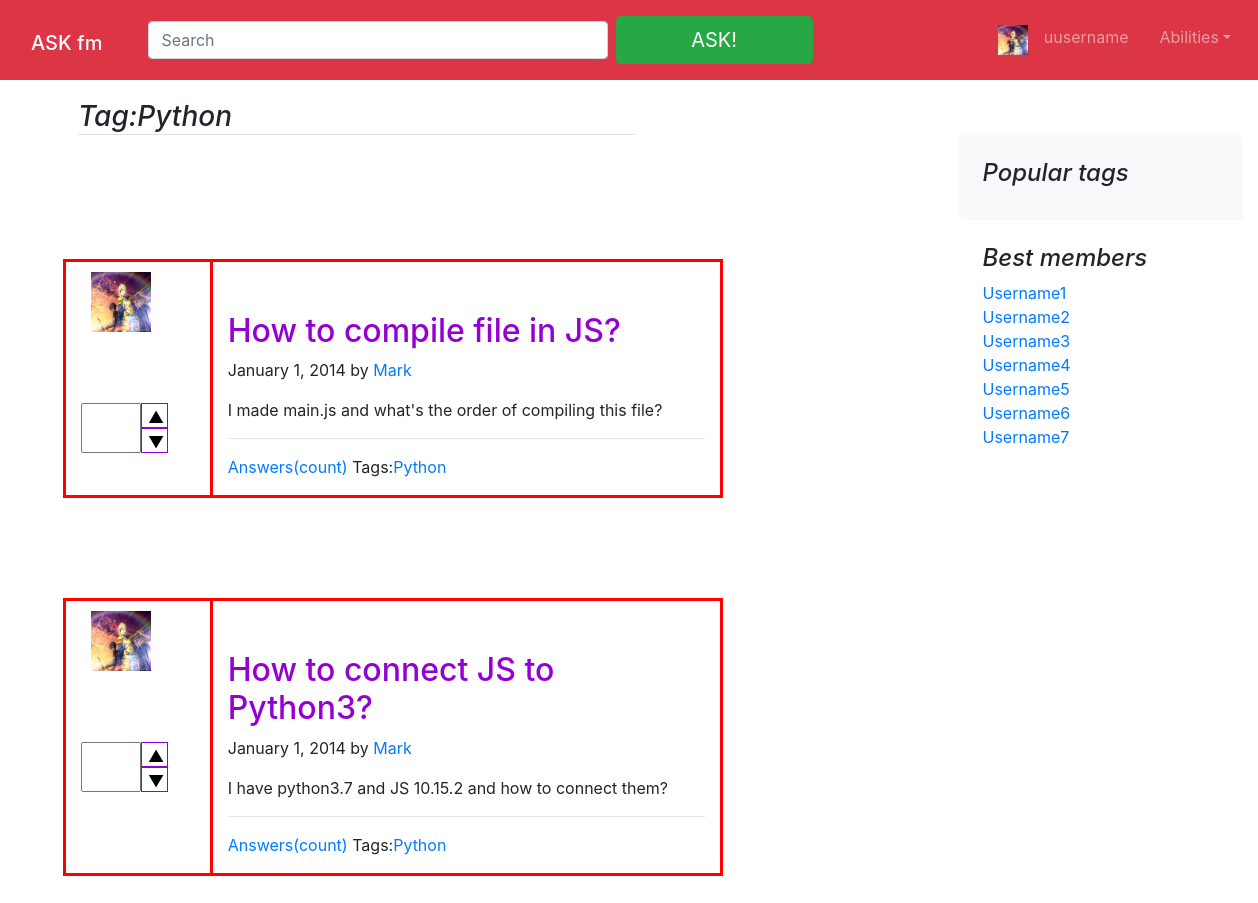
Before: /tag/Python/ with the older database file.
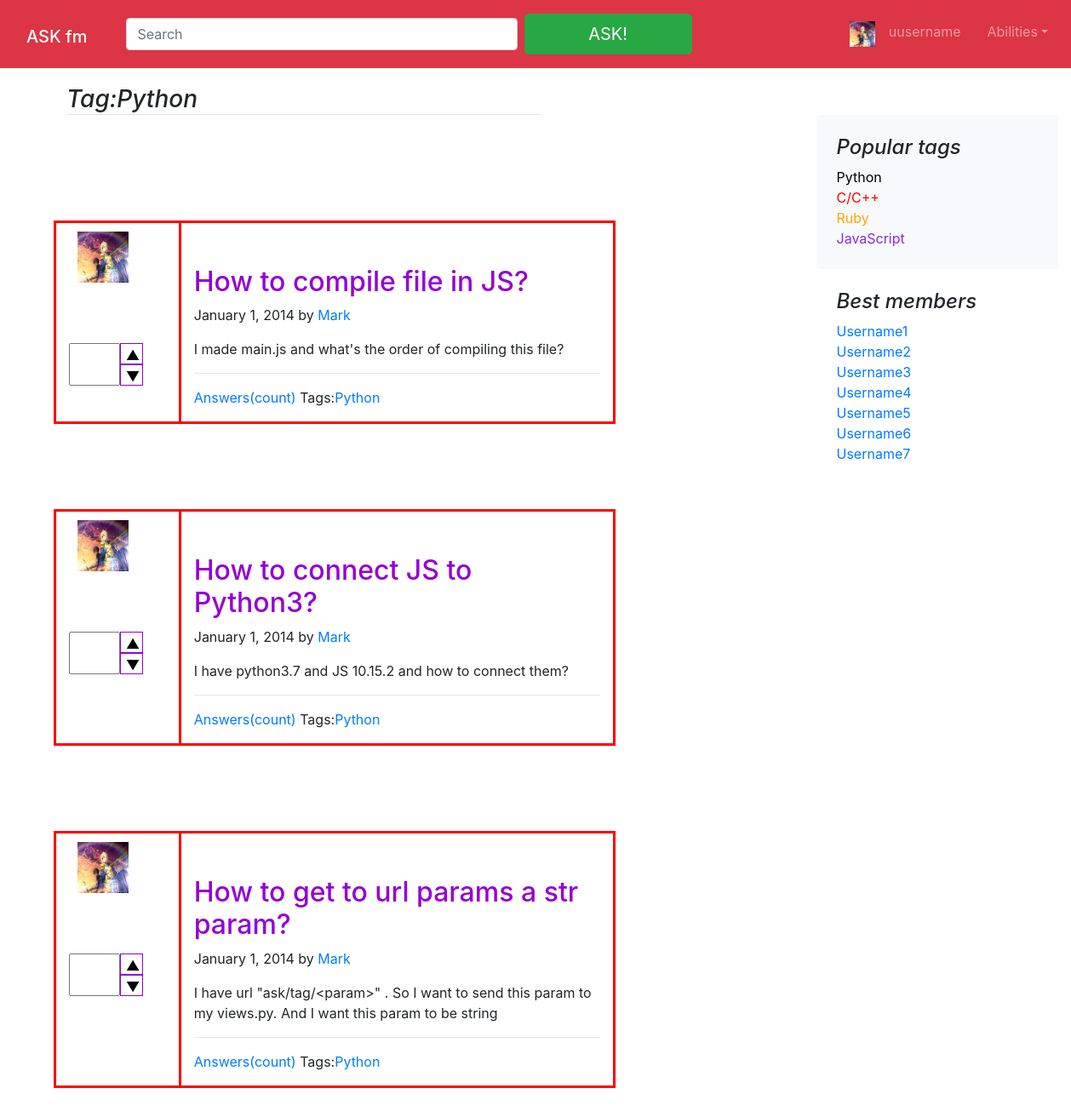
After: the same page with the newer database file.
### ask/models.py (models this page shows, shortened)
class Question(models.Model):
    title = models.CharField(max_length=255)
    text = models.TextField()
    author = models.ForeignKey(
        User, on_delete=models.SET_NULL, null=True, blank=True)
    pub_date = models.DateTimeField('date published')
    rating = models.IntegerField(default=0)
    tags = models.ManyToManyField(Tag)
    class Meta:
        verbose_name = 'Вопрос'
        verbose_name_plural = 'Вопросы'

class Tag (models.Model):
    name = models.CharField(max_length=15)
    color = models.CharField(max_length = 15)
    class Meta:
        verbose_name = 'Тег'
        verbose_name_plural = 'Теги'

### ask/views.py (the view)
# urls.py: url(r'^tag/(?P<tag_name>\w+)/$', views.tag, name='tag'),
def tag(request, tag_name):
    q=Question.objects.all()
    t=Tag.objects.all()
    return render(
        request,
        'ask/tag.html',{
            'questions_list':q,
            'tag_name': tag_name,
            'tags':t,
        }
    )

### ask/templates/ask/tag.html (shortened to what this page needs)
{% extends './base.html' %}
{% block content %}
  <main role="main" class="container-fluid m-5">
  <div class="row">
    <div class="col-md-8 col-sm-8 blog-main">
      <h3 class="mb-4 font-italic border-bottom">
      Tag:{{ tag_name }}
      </h3>
    </div>
{% for question in questions_list %}
    <div class="container-fluid" style="margin-top: 0px">
      <div class="row">
        <div class="col col-2" style="border: 3px solid red;border-right: none">
         <a class="blog-post" href="#"><img src="/static/img/fffzRA7cwYA.jpg" width="60" height="60" style="margin: 10px"></a><br>
          <div class="btn-group" style="margin-top: 10%">
              <div><input style="width: 60px" type="number" id={{question.id}}></div>
          <div class="btn-group-vertical" style="margin-right: 50px">
            <button onmouseover="this.style.backgroundColor='green'"; onmouseout="this.style.backgroundColor='white'" ; style="height: 25px; width: 90%;" onclick="myFunction1({{question.id}})">▲</button>
            <button onmouseover="this.style.backgroundColor='red'"; onmouseout="this.style.backgroundColor='white'" ; style="height: 25px; width: 90%;" onclick="myFunction2({{question.id}})">▼</button>
          </div>
        </div>
        </div>
        <div class="col col-7" style="border: 3px solid red;">
        <div class="blog-post">
        <h2><a style="color: darkviolet" href="#">{{question.title}}</a></h2>
        <p class="blog-post-meta">January 1, 2014 by
          <a href="#">Mark</a>
        </p>
            {{question.text}}
          <hr>
            <p> <a href="#">Answers(count)</a> Tags:<a href="#">{{tag_name}}</a>
        </div>
        </div>
      </div>
 </div>
{% endfor %}
  </div>
</main>
{% endblock %}

### ask/templates/ask/base.html (shortened to what this page needs)
{% load static %}
<!doctype html>
<html lang="en">
  <head>
    <link rel="stylesheet" href="{% static 'css/bootstrap.min.css' %}">
  </head>
  <body>
  <nav class="navbar navbar-expand-lg fixed-top navbar-dark bg-danger" style="margin-bottom: 1%">
    <h1><a class="navbar-brand col-3 col-sm-4 col-md-10" href="#">ASK fm</a></h1>
    <form class="form-inline col-5 col-sm-5 col-md-5 col-lg-8 mr-sm-4 my-4 my-lg-2">
      <input class="form-control col-6 col-sm-5 col-md-7 mr-sm-2" type="text" placeholder="Search" aria-label="Search">
      <button class="btn btn-success btn-lg col-6 col-sm-5 col-md-3" type="submit">ASK!</button>
    </form>
  <div class="col-3 col-sm-3 navbar-collapse offcanvas-collapse" id="navbarsExampleDefault">
    <ul class="navbar-nav mr-auto col-5">
      <li class="nav-item">
        <a class="nav-link" href="#"><img src="/static/img/fffzRA7cwYA.jpg" width="30" height="30"></a>
      </li>
      {% if user.is_authenticated %}
      <li class="nav-item">
        <a class="nav-link col-sm-4"  href="#">{{user.username}}</a>
      </li>
      {% else %}
      <li class="nav-item">
        <a class="nav-link col-sm-4"  href="#">uusername</a>
      </li>
  {% endif%}
      <li class="nav-item dropdown col-sm-4 ">
        <a class="nav-link dropdown-toggle" href="#" id="dropdown01" data-toggle="dropdown" aria-haspopup="true" aria-expanded="false">
          Abilities</a>
      </li>
    </ul>
  </div>
</nav>
  <div class="col-3 blog-sidebar float-right" style="margin-top: 85px">
      <div class="p-4 mb-8 bg-light rounded">
        <h4 class="font-italic">Popular tags</h4>
        {% for tag in tags %}
        <a href="#"><p class="mb-0" style="color: {{tag.color}}"> {{tag.name}}</p></a>
        {% endfor %}
      </div>
      <div class="p-4">
        <h4 class="font-italic">Best members</h4>
        <ol class="list-unstyled mb-0">
          <li><a href="#">Username1</a></li>
          <li><a href="#">Username2</a></li>
          <li><a href="#">Username3</a></li>
          <li><a href="#">Username4</a></li>
          <li><a href="#">Username5</a></li>
          <li><a href="#">Username6</a></li>
          <li><a href="#">Username7</a></li>
        </ol>
      </div>
    </div>
{% block content %}
{% endblock %}
  </body>
</html>

### ask/templates/ask/base.html (style rules this page uses)
.btn-group input { padding: 10px 10px; height: 50px; width: 60px; }
.btn-group button { background-color: white; border: 1px solid darkviolet; color: black; cursor: pointer; }
.btn-group button:after { content: ""; clear: both; display: table; }
.btn-group:after { content: ""; clear: both; display: table; }
main div { margin-top: 50px; }

Changed rows visible on the page:
added Tag: name "Python"
added Tag: name "C/C++"
added Tag: name "Ruby"
added Tag: name "JavaScript"
added Question: title "How to get to url params a str param?", text "I have url \"ask/tag/<param>\" . So I want to send this param to my views.py. And I want this param to be string", tag_name "Python"
Other visible differences:
{{ tag_name }}: "Python" → (not shown)
